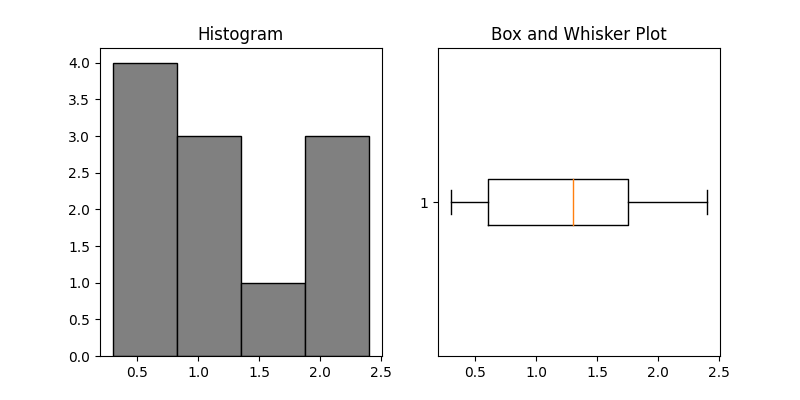

Source code (Python):
import matplotlib.pyplot as plt

data = [1.2,0.3,0.4, 1.3,0.7,2.1,0.5,2.3,1.3,1.4,2.4]

#histogram
plt.figure(figsize=(8,4))
plt.subplot(1,2,1) #means we have a 1 by 2 plot and this is the 1st sub-plot of the plot
plt.hist(data,bins=4,edgecolor='Black',color='Gray')
plt.title('Histogram')

#box and whisker plot
plt.subplot(1,2,2)
plt.boxplot(data, vert=False)
plt.title('Box and Whisker Plot')

plt.show()
